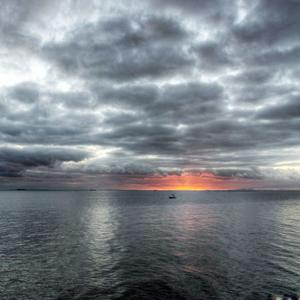
%> input picture 18.jpg, 300 x 300 px
$ octave main.m   (GNU Octave 9; MATLAB toolbox functions it lacks are replaced by stand-ins)
%> lines starting %> are read from the running program, lines starting %| are printed output that depends on the picture
### HOAT.m
function [Out_X,U,V,RMSE_1] = HOAT(M_Omega,Omega_array,rak,maxiter,ip)
% This matlab code implements Robust Matrix Completion based on Factorization and Truncated-Quadratic Loss Function.
%
% M_Omega - m x n observed matrix
% Omega_array is the index of observed entries
% rak is the rank of the object matrix
% maxiter - maximum number of iterations
% ip is the parameter in (35) for our paper

[m,n] = size(M_Omega);
norm_M_Omega = norm(M_Omega,'fro');

% inital estimation for X, U, V and N
[X,U,V] = LP_F(M_Omega,Omega_array,rak,3);
T = (M_Omega - X).*Omega_array;
t_m_n = T(find(T));
scale = 10*1.4815*median(abs(t_m_n - median(t_m_n)));
sigma = ones(m,n)*diag(scale);
ONE_1=ones(m,n);
ONE_1(abs(T-median(t_m_n))-sigma<0)=0;
N = T.*ONE_1;

for iter = 1 : maxiter
    D = (M_Omega - N).*Omega_array;

    for j = 1:n
        row = find(Omega_array(:,j) == 1);
        U_I =  U(row,:);
        b_I = D(row,j);
        V(:,j) = pinv(U_I,1e-8)* b_I;
    end

    for i = 1 : m
        col = find(Omega_array(i,:) == 1);
        V_I = V(:,col);
        b_I = D(i,col);
        U(i,:) = b_I * pinv(V_I,1e-8);
    end
    X = U*V;


    T = (M_Omega - X).*Omega_array;

    t_m_n = T(find(T));
    scale =min([scale ip*1.4815*median(abs(t_m_n - median(t_m_n)))]);

    sigma = ones(m,n)*diag(scale);
    ONE_1=ones(m,n);
    ONE_1(abs(T-median(t_m_n))-sigma<0)=0;
    N = T.*ONE_1;

% stop condition
    RMSE_1= norm((M_Omega-X-N).*Omega_array,'fro')/norm_M_Omega;
    if RMSE_1 < 0.000001
        break;
    end
end
    Out_X = X;
end

### LP_F.m
function [Out_X,U,V] = LP_F(M_Omega,Omega_array,rak,maxiter)
% This matlab code implements the l2-reg
% method for Matrix Completion.
%
% M - m x n observed matrix
% Omega_array is the subset
% rak is the rank of the object matrix
% maxIter - maximum number of iterations


[r,c] = size(M_Omega);
U = randn(r,rak);
V = randn(rak,c);

for iter = 1 : maxiter
    for j = 1:c
        row = find(Omega_array(:,j) == 1);
        U_I =  U(row,:);
        b_I = M_Omega(row,j);
        V(:,j) = pinv(U_I,1e-8)* b_I;
    end
    for i = 1 : r
        col = find(Omega_array(i,:) == 1);
        V_I = V(:,col);
        b_I = M_Omega(i,col);
        U(i,:) = b_I * pinv(V_I,1e-8);
    end
    X = U*V;
end
    Out_X = X;
end

### HOMT.m
function [Out_X,U,V,RMSE_2] = HOMT(M_Omega,Omega_array,rak,maxiter,ip)
% This matlab code implements Robust Matrix Completion based on Factorization and Truncated-Quadratic Loss Function.
%
% M_Omega - m x n observed matrix
% Omega_array is the index of observed entries
% rak is the rank of the object matrix
% maxiter - maximum number of iterations
% ip is the parameter in (35) for our paper

[m,n] = size(M_Omega);
norm_M_Omega = norm(M_Omega,'fro');

% inital estimation for X, U, V and W
[X,U,V] = LP_F(M_Omega,Omega_array,rak,3);
T = (M_Omega - X).*Omega_array;
t_m_n = T(find(T));
scale = 10*1.4815*median(abs(t_m_n - median(t_m_n)));
sigma = ones(m,n)*diag(scale);
ONE_1=ones(m,n);
ONE_1(abs(T-median(t_m_n))-sigma>0)=0;
W = ONE_1.*Omega_array;
D = M_Omega.*Omega_array;

for iter = 1 : maxiter
    for j = 1:n
        row = find(W(:,j) == 1);
        U_I =  U(row,:);
        b_I = D(row,j);
        V(:,j) = pinv(U_I,1e-8)* b_I;
    end

    for i = 1 : m
        col = find(W(i,:) == 1);
        V_I = V(:,col);
        b_I = D(i,col);
        U(i,:) = b_I * pinv(V_I,1e-8);
    end
    X = U*V;

    T = (M_Omega - X).*Omega_array;
    t_m_n = T(find(T));
    scale =min([scale ip*1.4815*median(abs(t_m_n - median(t_m_n)))]);
    sigma = ones(m,n)*diag(scale);
    ONE_1=ones(m,n);
    ONE_1(abs(T-median(t_m_n))-sigma>0)=0;
    W = ONE_1.*Omega_array;

 % stop condition
    RMSE_2= norm((M_Omega-X).*W,'fro')/norm_M_Omega;
    if RMSE_2 < 0.000001
        break;
    end
end
    Out_X = X;
end

### main.m
clear
clc
close all
peaksnr_1 = [];
peaksnr_2 = [];

ssim_1 = [];
ssim_2 = [];

t_1 = [];
t_2 = [];


for ii=1:100

image = imread('18.jpg');
%> image is the input picture: size 300x300x3 uint8; mean R, G, B 122.1, 128.6, 135.2
[width,height,z]=size(image);
%> width = 300; height = 300; z = 3
if(z>1)
    image=rgb2gray(image);
%> image: size 300x300 uint8
end
% unit8 to double
image = mat2gray(image);
%> image: size 300x300 double
[m,n] = size(image);
%> m = 300; n = 300
M = image;

% set the estimated rank value
rak = 10;

% Set the percentage of observed entries
per = 0.8;
array_Omega = binornd( 1, per, [ m, n ] );

% add mixture noise
M_noise1 = M + 0.02*randn(m,n);
M_noise = imnoise(M_noise1,"salt & pepper",0.1);
M_noise = M_noise.*array_Omega;
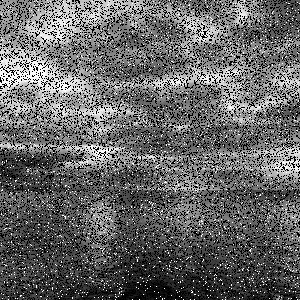
%> M_noise: size 300x300 double; min 0, max 1, mean 0.399


maxiter = 50;

% ip = 4 for real images, ip=3 for synthetic data.
ip = 4;

tic
[X_A,~,~,RMSE_0 ]= HOAT(M_noise,array_Omega,rak,maxiter,ip);
%> in HOAT, `norm_M_Omega = norm(M_Omega,'fro');`: norm_M_Omega = 149.1
%> in HOAT, `T = (M_Omega - X).*Omega_array;`:
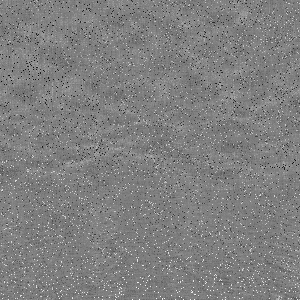
%> T: size 300x300 double; min -0.932, max 0.928, mean -3.5e-05; drawn with min black and max white
%> in HOAT, `t_m_n = T(find(T));`: t_m_n = 71957 values from -0.932 to 0.928
%> in HOAT, `scale = 10*1.4815*median(abs(t_m_n - median(t_m_n)));`: scale = 0.83
%> in HOAT, `ONE_1(abs(T-median(t_m_n))-sigma<0)=0;`: ONE_1: size 300x300 double; values 0 (black) and 1 (white), 0.04% white in thin lines or dots
%> in HOAT, `N = T.*ONE_1;`:
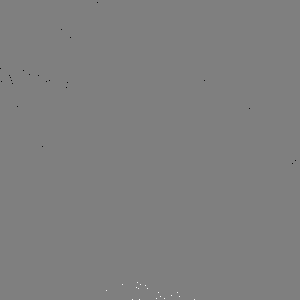
%> N: size 300x300 double; min -0.932, max 0.928, mean -3.74e-05; drawn with min black and max white
%> the loop in HOAT, `for iter = 1 : maxiter` made 50 passes
%> (scale, RMSE_1) on passes 1 to 12: (0.32, 0.141), (0.213, 0.0894), (0.182, 0.076), (0.175, 0.0729), (0.173, 0.072), (0.172, 0.0717), (0.171, 0.0715), (0.17, 0.0714), (0.17, 0.0712), (0.17, 0.0711), (0.17, 0.0711), (0.169, 0.071)
%> after the loop in HOAT, `for iter = 1 : maxiter`:
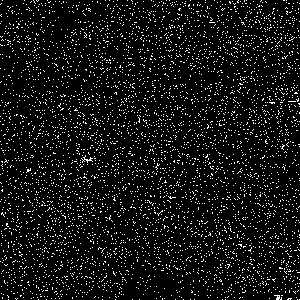
%> ONE_1: size 300x300 double; values 0 (black) and 1 (white), 7.8% white in thin lines or dots
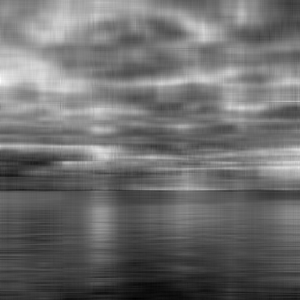
%> X_A: size 300x300 double; min -0.0114, max 1.17, mean 0.499; drawn with min black and max white
%> RMSE_0 = 0.0707
toc
t_1 = [t_1 toc];
peaksnr_1 = [peaksnr_1 psnr(M,X_A)];
%> peaksnr_1 = 28.14
ssim_1 = [ssim_1 ssim(M,X_A)];
%> ssim_1 = 0.753


%% HOMT

tic
[X_M,~,~,RMSE_1] = HOMT(M_noise,array_Omega,rak,maxiter,ip);
%> in HOMT, `[X,U,V] = LP_F(M_Omega,Omega_array,rak,3);`:
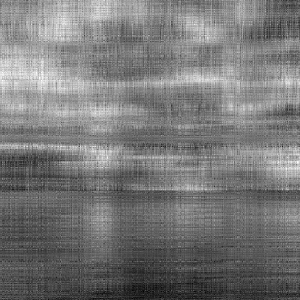
%> X: size 300x300 double; min -0.0594, max 1.12, mean 0.499; drawn with min black and max white
%> in HOMT, `t_m_n = T(find(T));`: t_m_n = 71957 values from -0.946 to 0.923
%> in HOMT, `scale = 10*1.4815*median(abs(t_m_n - median(t_m_n)));`: scale = 0.839
%> in HOMT, `ONE_1(abs(T-median(t_m_n))-sigma>0)=0;`: ONE_1: size 300x300 double; values 0 (black) and 1 (white), 99.9% white; black in thin lines or dots
%> in HOMT, `W = ONE_1.*Omega_array;`: W: size 300x300 double; values 0 (black) and 1 (white), 79.9% white; black in thin lines or dots
%> the loop in HOMT, `for iter = 1 : maxiter` made 50 passes
%> (scale, RMSE_2) on passes 1 to 12: (0.323, 0.144), (0.207, 0.0865), (0.177, 0.0737), (0.173, 0.0718), (0.172, 0.0714), (0.172, 0.0712), (0.171, 0.0711), (0.171, 0.071), (0.171, 0.071), (0.171, 0.0709), (0.171, 0.0709), (0.171, 0.0709)
%> pass 3, in HOMT, `W = ONE_1.*Omega_array;`:
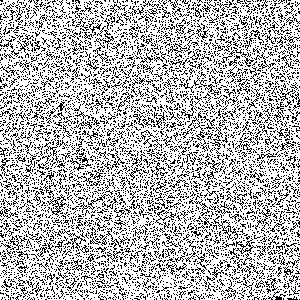
%> W: size 300x300 double; values 0 (black) and 1 (white), 72.2% white; black in thin lines or dots
%> after the loop in HOMT, `for iter = 1 : maxiter`: ONE_1: size 300x300 double; values 0 (black) and 1 (white), 92.2% white; black in thin lines or dots
%> RMSE_1 = 0.0708
toc
t_2 = [t_2 toc];
peaksnr_2 = [peaksnr_2 psnr(M,X_M)];
%> peaksnr_2 = 28.15
ssim_2 = [ssim_2 ssim(M,X_M)];
%> ssim_2 = 0.753
%> (the run ends here)
